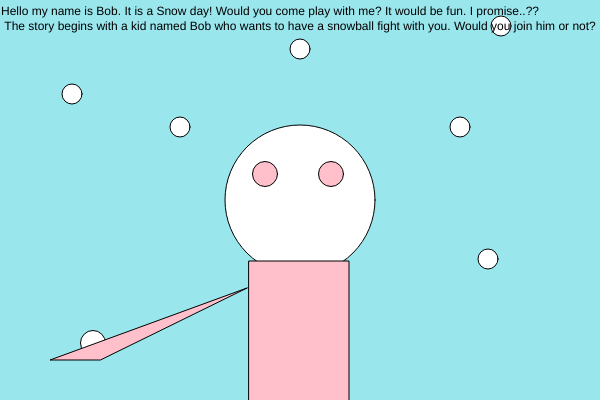
Frame 1 (no input)
Frame 60 (no input): identical to frame 1, image omitted
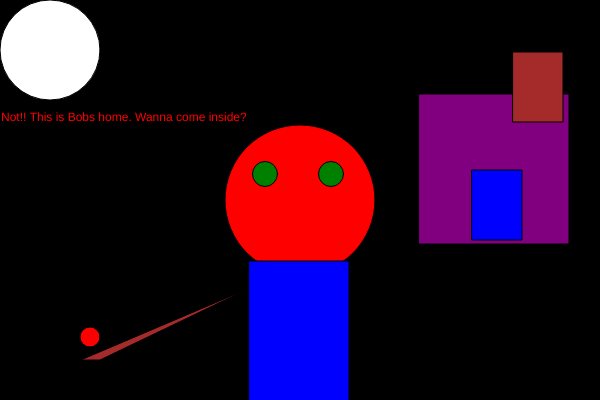
Frame 120 (the mouse pressed at the canvas centre since frame 60)

The p5.js sketch that drew these frames (run headless with seeded random() and noise() and a simulated clock; from frame 60 on, the mouse is pressed at the canvas centre):

// p5.js sketch
// ── sketch.js
function setup() {
  createCanvas(600, 400);
  rectMode(CENTER) ;
}

function draw() {
  background(220);

    if (mouseIsPressed) {
    background('black');

    fill('red')
    ellipse(width/2, height/2, 150, 150) ;

    fill('green')
    ellipse(265, 174, 25, 25) ;

    fill('green')
    ellipse(331, 174, 25, 25) ;

    fill('white') ;
    ellipse(50, 50, 100, 100) ;

    fill('brown')
    triangle(250, 288, 100, 360, 81, 360);

    fill('blue')
    rect(299, 336, 100, 150) ;

    fill('purple')
    rect(494, 169, 150, 150) ;

    fill('blue')
    rect(497, 205, 50, 70) ;

    fill('brown')
    rect(538, 87, 50, 70) ;

    fill('red')
    ellipse(90, 337, 20, 20) ;

    text('Not!! This is Bobs home. Wanna come inside?', 1, 121) ;

  } else {
    background("#9ae6ed");
    fill('white')
    ellipse(width/2, height/2, 150, 150) ;

    fill('pink')
    ellipse(265, 174, 25, 25) ;

    fill('pink')
    ellipse(331, 174, 25, 25) ;

    fill('pink')
    rect(299, 336, 100, 150) ;

    fill('white')
    ellipse(180, 127, 20, 20) ;

     fill('white')
    ellipse(501, 26, 20, 20) ;

     fill('white')
    ellipse(300, 49, 20, 20) ;

       fill('white')
    ellipse(488, 259, 20, 20) ;

     fill('white')
    ellipse(460, 127, 20, 20) ;

     fill('white')
    ellipse(72, 94, 20, 20) ;

     fill('white')
    ellipse(93, 343, 25, 25) ;

    fill('pink')
    triangle(247, 288, 50, 360, 100, 360);

    fill('black')
    text('Hello my name is Bob. It is a Snow day! Would you come play with me? It would be fun. I promise..?? \n The story begins with a kid named Bob who wants to have a snowball fight with you. Would you join him or not?', 1, 15) ;

  }

}
